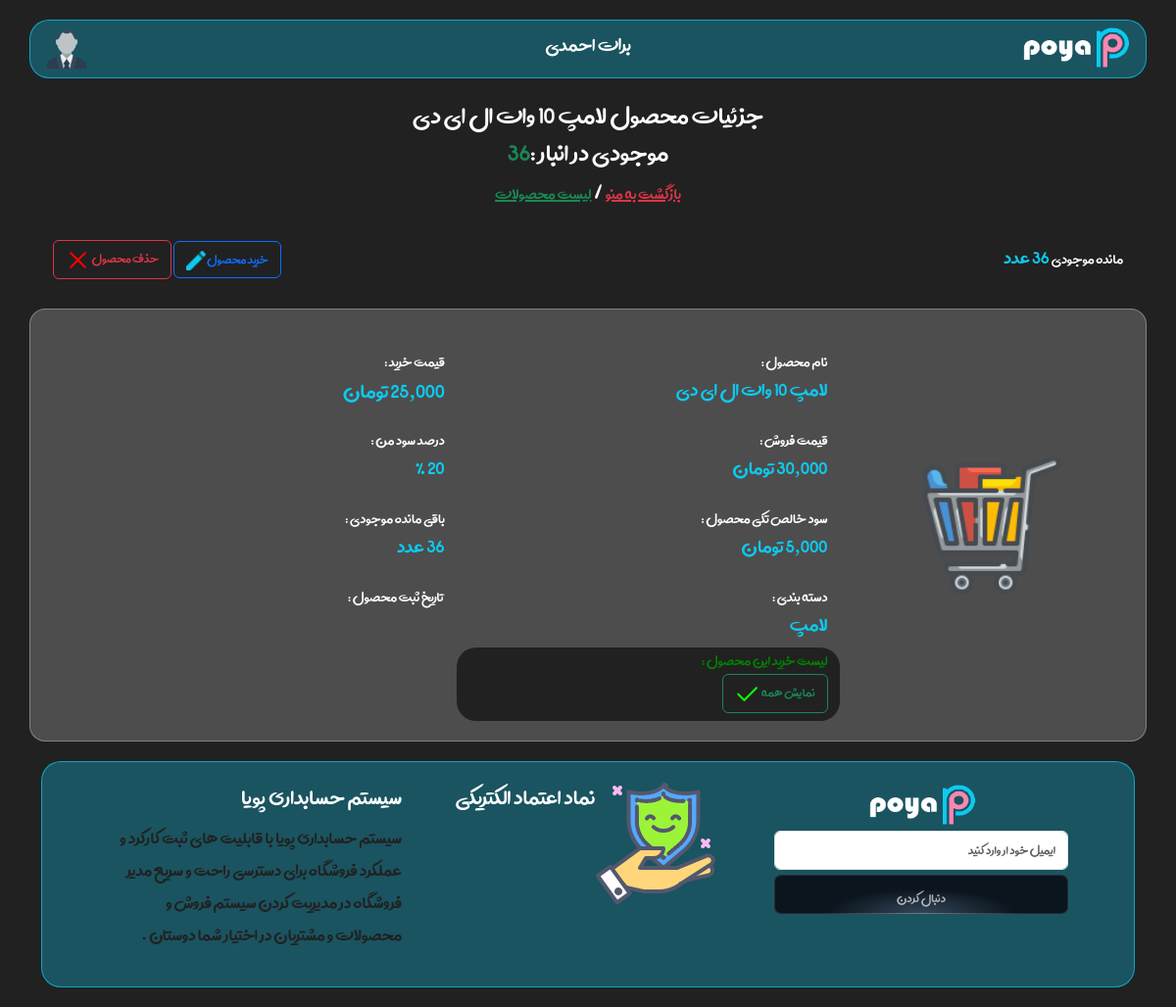
The page /products/45/ (signed in) on the database as committed earlier.
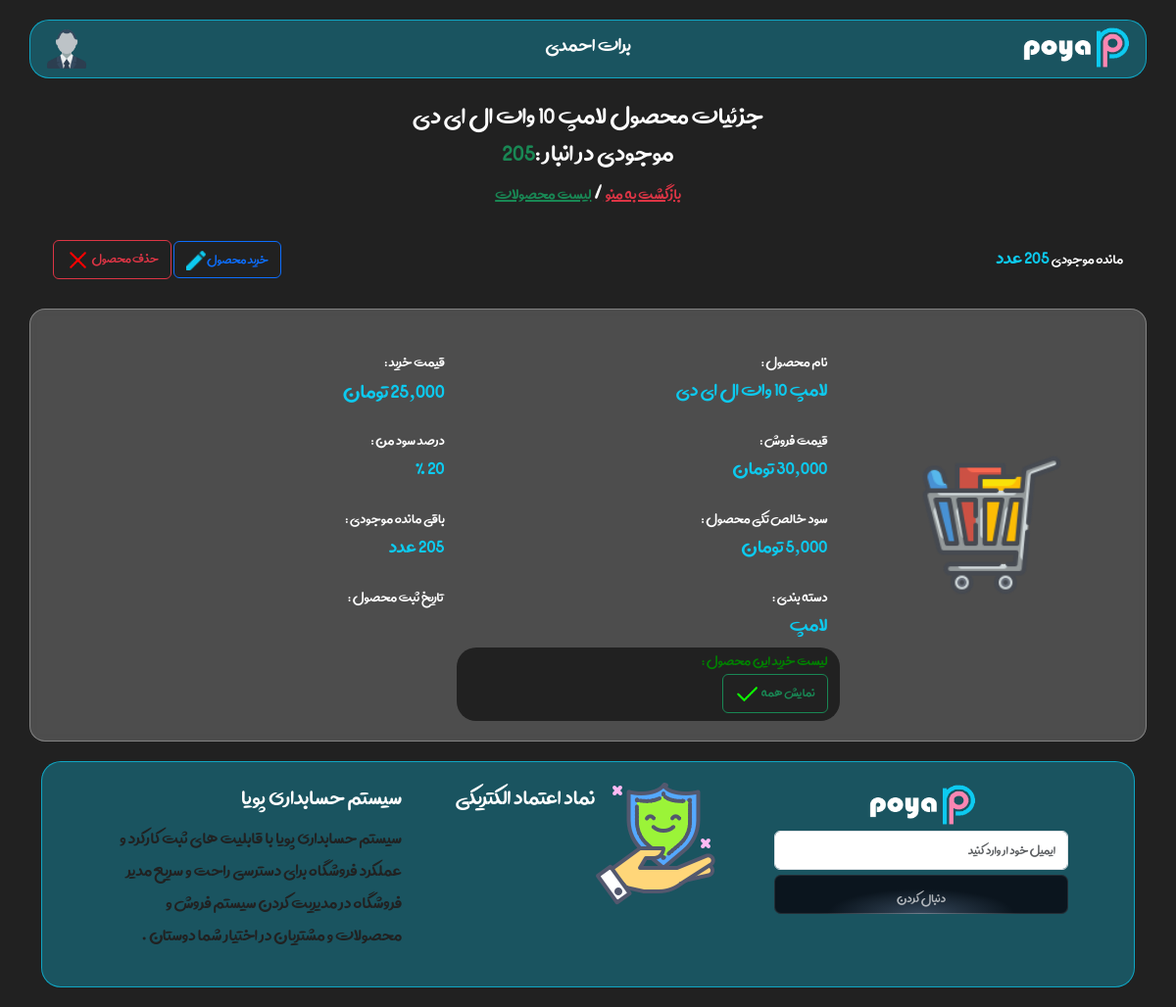
The same page on the database as committed later.
### product/models.py (models this page shows, shortened)
class Product(models.Model):
    user = models.ForeignKey(User, on_delete=models.CASCADE)
    title = models.CharField(max_length=500, null=True, blank=True, verbose_name="نام محصول")
    image = models.ImageField(upload_to="productimage", null=True, blank=True, verbose_name="عکس محصول")
    price = models.BigIntegerField(default=0, null=True, blank=True, verbose_name="قیمت خرید")
    price_selling = models.BigIntegerField(default=0, null=True, blank=True, verbose_name="قیمت فروش")
    percent = models.IntegerField(default=0, null=True, blank=True, verbose_name="تخفیف محصول")
    status = models.BooleanField(default=False)
    mojidi = models.BigIntegerField(default=0)
    sod = models.BigIntegerField(default=0)
    discription = models.TextField(max_length=300, null=True, blank=True, verbose_name="توضیحات مدیر")
    created_at = models.DateField(auto_now_add=True, blank=True, null=True, verbose_name="تاریخ افزودن محصول")
    category = models.ForeignKey(Category,null=True,blank=True,on_delete=models.CASCADE, verbose_name="دسته بندی ها ")
    class Meta:
        verbose_name = "محصول"
        verbose_name_plural = "محصولات"
    def Created_at(self):
        return date2jalali(self.created_at)

class Category(models.Model):
    user = models.ForeignKey(User, on_delete=models.CASCADE)
    title = models.CharField(max_length=200, null=True, blank=True, verbose_name="اسم سته بندی")
    discription = models.TextField(max_length=300, null=True, blank=True, verbose_name="توضیحات مدیر")
    created_at = models.DateTimeField(null=True, auto_now_add=True, blank=True, verbose_name="تاریخ اضافه شدن ")
    def __str__(self):
        return self.title
    class Meta:
        verbose_name = "دسته بندی"
        verbose_name_plural = "دسته بندی ها "

### product/views.py (the view, shortened to what this page needs)
# urls.py: path("<int:id>/",views.product_detail_view,name="detail"),
def product_detail_view(request,id):
    products = Product.objects.all().filter(user=request.user)
    product = get_object_or_404(products,id=id)
    list_kharid_product = AvailableProduct.objects.filter(user=request.user).filter(product=product)
    if product.mojidi != 0 :
        product.status = True
    else:
        product.status = False
    product.sod = product.price_selling - product.price
    product.save()
    return render(request,"product/detail.html",{"product":product ,"list_kharid_product" :list_kharid_product })

### product/models.py (called while the page is built)
    def Created_at(self):
        return date2jalali(self.created_at)

### product/templates/product/detail.html (shortened to what the changed rows need)
{% extends 'base.html' %} {% load static %} {% load humanize %}  {% block content %}
<div class="container">
  <h2 class="text-center" style="margin-top: 20px">
    جزئیات محصول {{product.title}}
    <br />
    {% if product.status == True %}
  موجودی در انبار :<span class="text-success">{{product.mojidi}}</span>
  <br/>
    {% else %}
<span class="text-danger">    در انبار موجود نیست
</span>
<br/>
    {% endif %}
    <a
      class="text-danger"
      style="margin-top: -10px"
      href="{% url 'home:index' %}"
    >
      بازگشت به منو
    </a>
    /
    <a
      class="text-success"
      style="margin-top: -10px"
      href="{% url 'product:list' %}"
    >
      لیست محصولات
    </a>
  </h2>
  <div class="row" style="margin: 30px 0px">
    <div class="col-lg-6" style="font-size: 18px">
      مانده موجودی
      <span style="color: #0dcaef; font-size: 24px"
        >{{product.mojidi}} عدد
      </span>
    </div>
    <div
      class="col-lg-6"
      style="display: flex; justify-content: end; align-items: center"
    >
    </div>
  </div>
  <div class="row customer-detail">
    <div
      class="col-lg-3"
      style="display: flex; justify-content: center; align-items: center"
    >
    </div>
    <div class="col-lg-9 row" style="padding-right: 30px; margin-top: 20px">
      <div class="col-6" style="margin-bottom: 15px">
        <span style="font-size: 18px">نام محصول :</span>
        <h4 style="color: #0dcaef; font-size: 25px">{{product.title}}</h4>
      </div>
      <div class="col-6">
        <span style="font-size: 18px">قیمت خرید :</span>
        <h4 style="color: #0dcaef; font-size: 27px">
          {{product.price|intcomma:0}} تومان
        </h4>
      </div>
      <div class="col-6" style="margin-bottom: 15px">
        <span style="font-size: 18px">قیمت فروش :</span>
        <h4 style="color: #0dcaef; font-size: 25px">
          {{product.price_selling|intcomma:0}} تومان
        </h4>
      </div>
      <div class="col-6" style="margin-bottom: 15px">
        <span style="font-size: 18px"> درصد سود من :</span>
        <h4 style="color: #0dcaef; font-size: 25px">{{product.percent}} %</h4>
      </div>
      <div class="col-6" style="margin-bottom: 15px">
        <span style="font-size: 18px"> سود خالص تکی محصول :</span>
        <h4 style="color: #0dcaef; font-size: 25px">
          {{product.sod|intcomma:0}} تومان
        </h4>
      </div>
      <div class="col-6" style="margin-bottom: 15px">
        <span style="font-size: 18px">باقی مانده موجودی :</span>
        <h4 style="color: #0dcaef; font-size: 25px">{{product.mojidi}} عدد</h4>
      </div>
      <div class="col-6">
        <span style="font-size: 18px">دسته بندی :</span>
        <h4 style="color: #0dcaef; font-size: 25px">
        {{product.category}}
        </h4>
      </div>
    </div>
  </div>
</div>
{% endblock %}

Rows that differ between the two databases and show on the page:
changed Product "لامپ 10 وات ال ای دی": mojidi "36" → "205"; mojidi "36" → (not shown)
